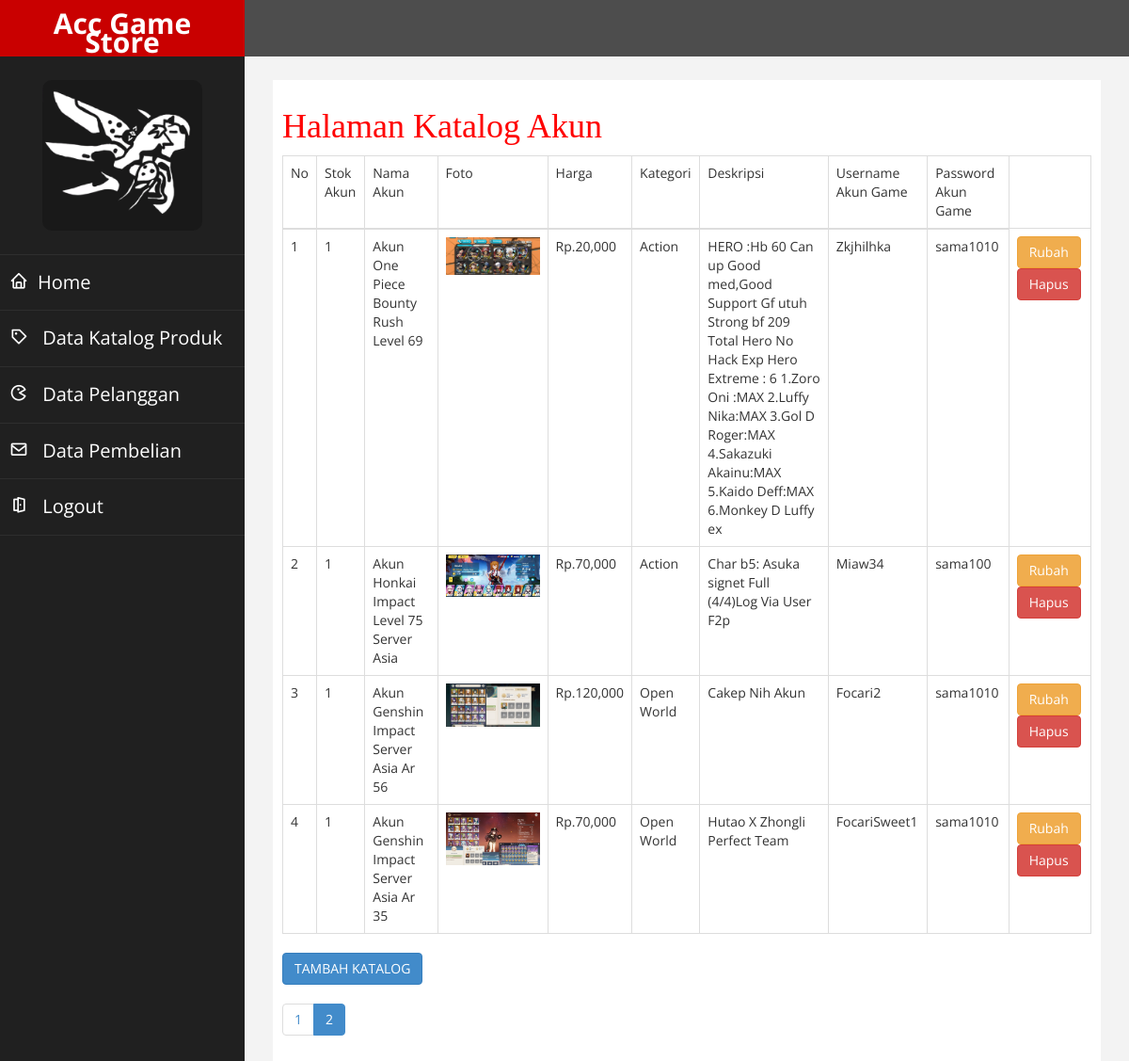
The app's page /Admin/katalog.php?halaman=2 with its own data.
### tables this page shows
CREATE TABLE `produk` (
  `id_produk` int(11) NOT NULL,
  `nama_akun` varchar(225) NOT NULL,
  `harga_akun` int(225) NOT NULL,
  `foto_akun` varchar(225) NOT NULL,
  `deskripsi_akun` varchar(225) NOT NULL,
  `idkategori_akun` varchar(225) NOT NULL,
  `user_akun` varchar(225) NOT NULL,
  `pass_akun` varchar(225) NOT NULL,
  `nama_kategori` varchar(225) NOT NULL,
  `stok_akun` int(11) NOT NULL DEFAULT 1
);

### Admin/katalog.php (the view, shortened to what this page needs)
<!DOCTYPE html>
<html xmlns="http://www.w3.org/1999/xhtml">
<head>
    <link href="assets/css/bootstrap.css" rel="stylesheet" />
    <link href="assets/css/font-awesome.css" rel="stylesheet" />
    <link href="assets/js/morris/morris-0.4.3.min.css" rel="stylesheet" />
    <link href="assets/css/custom.css" rel="stylesheet" />
   <link href='https://unpkg.com/boxicons@2.1.4/css/boxicons.min.css' rel='stylesheet'>
   <link href='Admin.css' rel='stylesheet' type='text/css' />
</head>
<body>
    <div id="wrapper">
        <nav class="navbar navbar-default navbar-cls-top " role="navigation" style="margin-bottom: 0">
            <div class="navbar-header">
                <a class="navbar-brand" href="index.html">Acc Game Store</a>
            </div>
        </nav>
                <nav class="navbar-default navbar-side" role="navigation">
            <div class="sidebar-collapse">
                <ul class="nav" id="main-menu">
				<li class="text-center">
                    <img src="assets/img/replicate-prediction-rqrgctjbspg4hapusokktikpiu.png" class="user-image img-responsive"/>
					</li>
                    <li><a href="index.php" style='font-size:20px;'><i class='bx bx-home' ></i>Home</a></li>
                    <li><a href="katalog.php" style='font-size:20px;'><i class="bx bx-purchase-tag" ></i> Data Katalog Produk</a></li>
                    <li><a href="pelanggan.php"  style='font-size:20px;'><i class="bx bx-game"></i> Data Pelanggan</a></li>
                    <li><a href="pembelian.php" style='font-size:20px;'><i class="bx bx-envelope"></i> Data Pembelian</a></li>
                    <li><a href="index.php?halaman=logout" style='font-size:20px;' onclick="return confirm('Anda Yakin ?');"><i class="bx bx-door-open"></i> Logout</a></li>
                </ul>
            </div>
        </nav>
        <div id="page-wrapper" >
            <div id="page-inner">
            <h1>Halaman Katalog Akun</h1>
<table class="table table-bordered">
    <thead>
        <tr>
            <td>No</td>
            <td>Stok Akun</td>
            <td>Nama Akun</td>
            <td>Foto</td>
            <td>Harga</td>
            <td>Kategori</td>
            <td>Deskripsi</td>
            <td>Username Akun Game</td>
            <td>Password Akun Game</td>
        </tr>
    </thead>
    <tbody>
    <?php
         $koneksi = new mysqli("localhost","root","","accgamestore");
         $batas = 5;
         $halaman = (int) @$_GET['halaman'];
         if(empty($halaman)){
         $posisi     = 0;
         $halaman    = 1;
         }
         else{
         $posisi = ($halaman-1) * $batas;
         }
         $ambildata = mysqli_query($koneksi, "select * from produk order by id_produk desc limit $posisi,$batas");
         ?>
      <?php $nomor=1; ?>
      <?php while($pecah = mysqli_fetch_array($ambildata)){ ?>
        <tr>
            <td><?php echo $nomor; ?></td>
            <td><?php echo $pecah['stok_akun']; ?></td>
            <td><?php echo $pecah['nama_akun']; ?></td>
            <td>
                <img src="../FotoAkun/<?php echo $pecah['foto_akun']; ?>" width="100">
            </td>
            <td>Rp.<?php echo number_format($pecah['harga_akun']); ?></td>
            <td><?php echo $pecah['nama_kategori']; ?></td>
            <td><?php echo $pecah['deskripsi_akun']; ?></td>
            <td><?php echo $pecah['user_akun']; ?></td>
            <td><?php echo $pecah['pass_akun']; ?></td>
            <td>
                <a href="Index.php?halaman=rubahkatalog&id=<?php echo $pecah['id_produk']; ?>" onclick="return confirm('Anda Yakin ?');" class="btn btn-warning">Rubah</a>
                <a href="Index.php?halaman=hapuskatalog&id=<?php echo $pecah['id_produk']; ?>" onclick="return confirm('Anda Yakin ?');" class="btn-danger btn">Hapus</a>
            </td>
        </tr>
        <?php $nomor++; ?>
       <?php }  ?>
    </tbody>
 </table>
 <a href="Index.php?halaman=tambahakun"class="btn btn-primary">TAMBAH KATALOG</a>
 <?php
                $query2 = mysqli_query($koneksi, "select * from produk");
                $jumlahdata = mysqli_num_rows($query2);
                $jumlahhalaman = ceil($jumlahdata/$batas);
            ?>
 <nav>
                <ul class="pagination justify-content-center">
                    <?php
                        for($i=1;$i<=$jumlahhalaman;$i++) {
                            if ($i != $halaman) {
                                echo "<li class='page-item'><a class='page-link' href='katalog.php?halaman=$i'>$i</a></li>";
                            }
                            else {
                                echo "<li class='page-item active'><a class='page-link' href='#'>$i</a></li>";
                            }
                        }
                    ?>
                </ul>
            </nav>
            </div>
            </div>
        </div>
</body>
</html>

### Admin/assets/css/custom.css (style rules this page uses)
body { font-family: 'Open Sans', sans-serif; }
#wrapper { width: 100%; background:#202020; }
#page-wrapper { padding: 15px 15px; min-height: 600px; background:#F3F3F3; }
#page-inner { width:100%; margin:10px 20px 10px 0px; background-color:#fff!important; padding:10px; min-height:1200px; }
.text-center { text-align:center; }
.user-image { margin: 25px auto; -webkit-border-radius: 10px; -moz-border-radius: 10px; border-radius: 10px; max-height:170px; max-width:170px; }
.navbar-cls-top .navbar-brand { color: #fff; background: #C90000; width: 260px; text-align: center; height: 60px; font-size: 30px; font-weight: 700; }
.sidebar-collapse , .sidebar-collapse .nav { background:none; }
.sidebar-collapse .nav { padding:0; }
.sidebar-collapse .nav > li > a { color:#fff; background:#202020; text-shadow:none; }
.sidebar-collapse > .nav > li > a { padding:15px 10px; }
.sidebar-collapse > .nav > li { border-bottom: 1px solid rgba(107, 108, 109, 0.19); }
.navbar-side { border:none; background-color: #202020; }
.navbar-cls-top { background:#4D4D4D; border-bottom:none; }
.navbar-default { border:0px solid black; }
.navbar-header { background: #A70303; }
.nav > li > a > i { margin-right:10px; }
@media (min-width:768px) { #page-wrapper { margin: 0 0 0 260px; padding: 15px 30px; min-height: 1200px; } }
@media (min-width:768px) { .navbar-side { z-index: 1; position: absolute; width: 260px; } }
@media (min-width:768px) { .navbar { border-radius: 0px; } }

### Admin/Admin.css (style rules this page uses)
h1 { color: red; font-family: 'Times New Roman', Times, serif; }

### records on screen
produk: stok_akun "1", nama_akun "Akun One Piece Bounty Rush Level 69", foto_akun (picture), harga_akun "20,000", nama_kategori "Action", deskripsi_akun "HERO :Hb 60 Can up Good med,Good Support Gf utuh Strong bf 209 Total Hero No Hack Exp Hero Extreme : 6 1.Zoro Oni :MAX 2.Luffy Nika:MAX 3.Gol D Roger:MAX 4.Sakazuki Akainu:MAX 5.Kaido Deff:MAX 6.Monkey D Luffy ex", user_akun "Zkjhilhka", pass_akun "sama1010"
produk: stok_akun "1", nama_akun "Akun Honkai Impact Level 75 Server Asia", foto_akun (picture), harga_akun "70,000", nama_kategori "Action", deskripsi_akun "Char b5: Asuka signet Full (4/4)Log Via User F2p", user_akun "Miaw34", pass_akun "sama100"
produk: stok_akun "1", nama_akun "Akun Genshin Impact Server Asia Ar 56", foto_akun (picture), harga_akun "120,000", nama_kategori "Open World", deskripsi_akun "Cakep Nih Akun", user_akun "Focari2", pass_akun "sama1010"
produk: stok_akun "1", nama_akun "Akun Genshin Impact Server Asia Ar 35", foto_akun (picture), harga_akun "70,000", nama_kategori "Open World", deskripsi_akun "Hutao X Zhongli Perfect Team", user_akun "FocariSweet1", pass_akun "sama1010"
